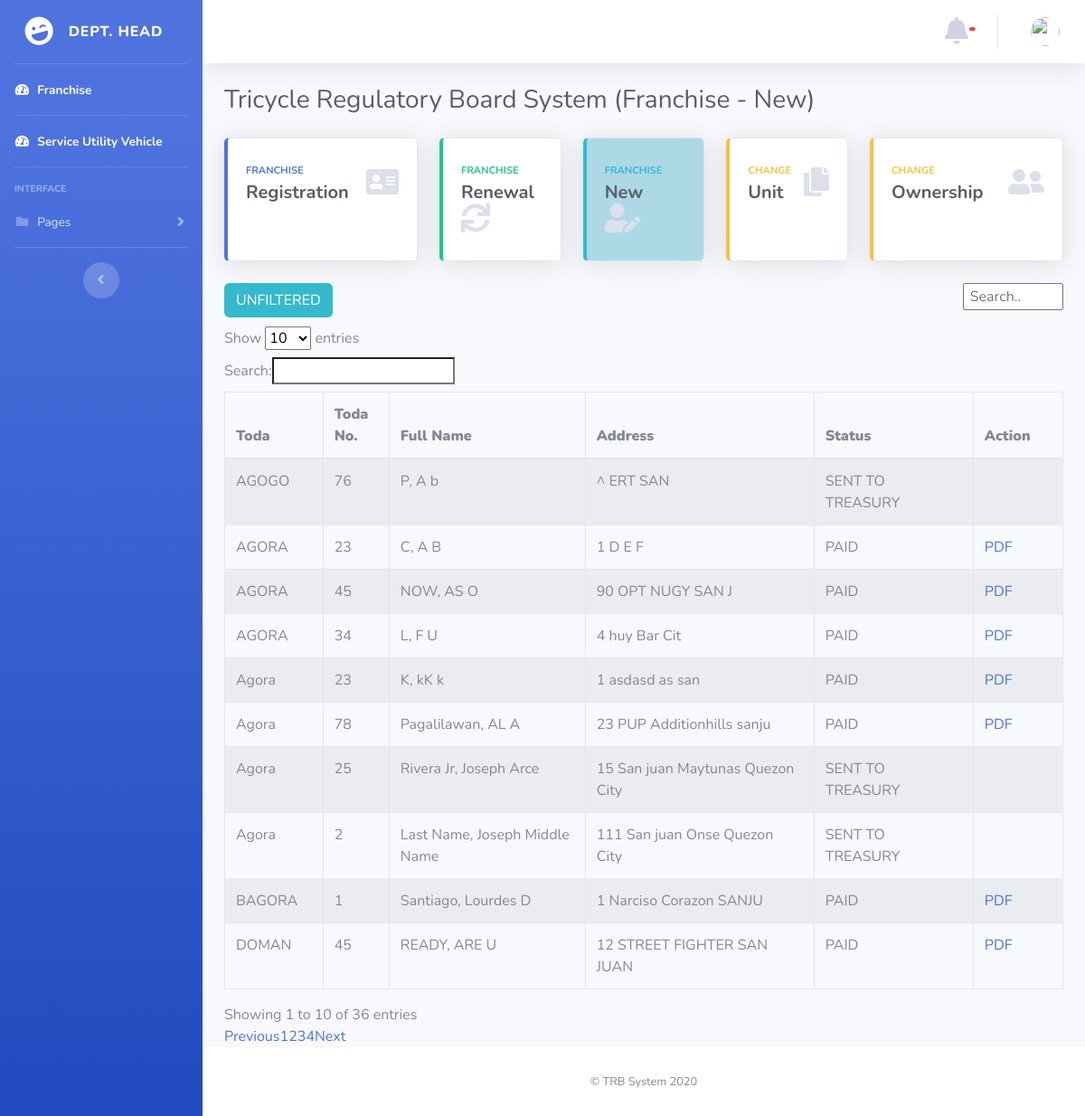
The page /admin2/index.php on the database as committed earlier.
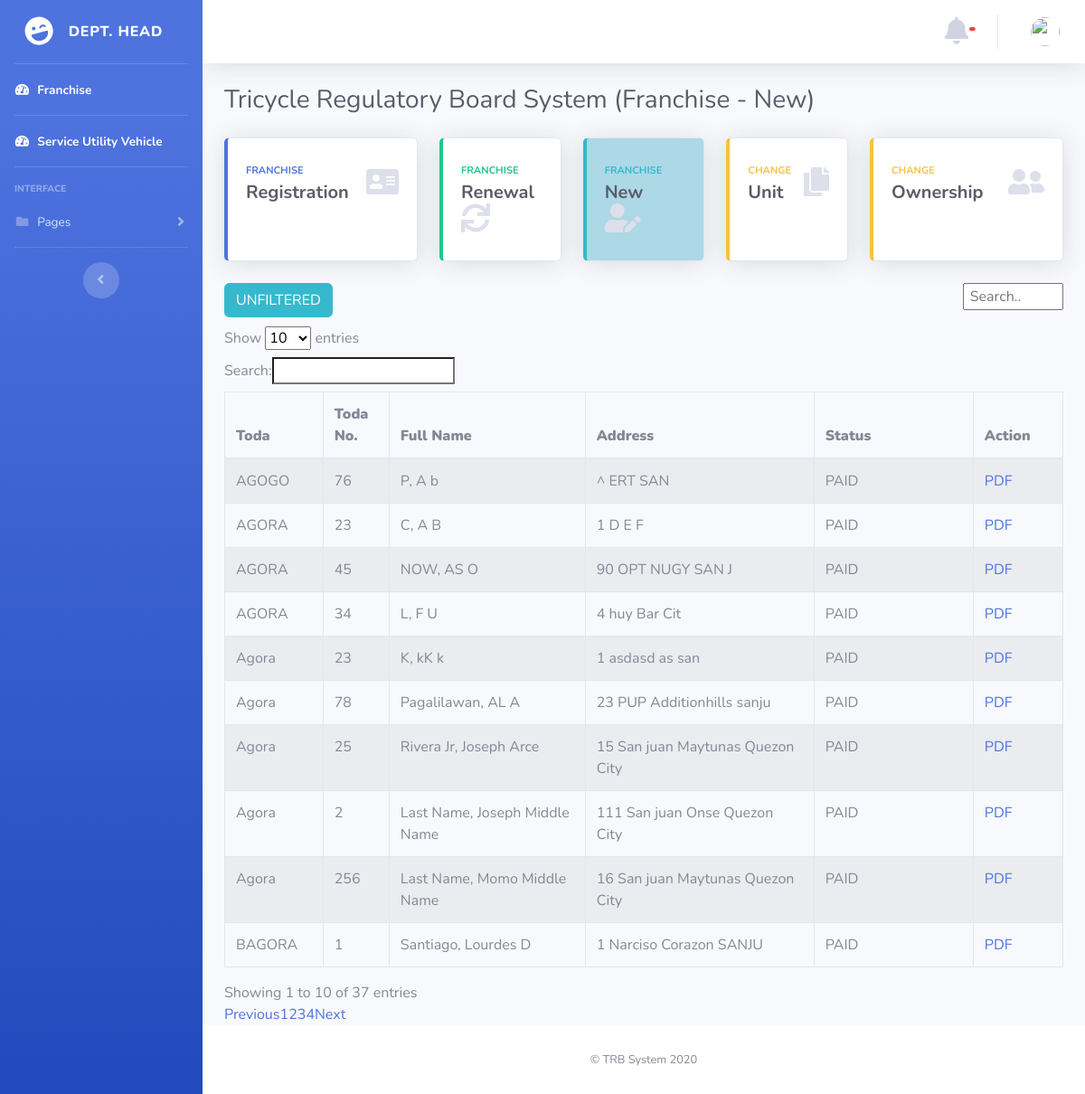
The same page on the database as committed later.
### tables this page shows
CREATE TABLE `tricycle_operator` (
  `id_no` int(11) NOT NULL,
  `first_name` varchar(25) NOT NULL,
  `middle_name` varchar(25) NOT NULL,
  `last_name` varchar(25) NOT NULL,
  `house_no` varchar(25) NOT NULL,
  `street` varchar(25) NOT NULL,
  `barangay` varchar(25) NOT NULL,
  `city` varchar(25) NOT NULL,
  `case_no` varchar(25) NOT NULL,
  `toda` varchar(25) NOT NULL,
  `toda_no` smallint(6) NOT NULL,
  `make` varchar(25) NOT NULL,
  `motor_no` varchar(25) NOT NULL,
  `chasis_no` varchar(25) NOT NULL,
  `plate_no` varchar(25) NOT NULL,
  `date` varchar(25) NOT NULL,
  `unit` smallint(6) NOT NULL,
  `status` int(6) NOT NULL,
  `seen_status` int(11) NOT NULL
);

### admin2/index.php (the view, shortened to what the changed rows need)
<!DOCTYPE html>
<html lang="en">
<head>
  <link href="../vendor/fontawesome-free/css/all.min.css" rel="stylesheet" type="text/css">
  <link href="../css/sb-admin-2.min.css" rel="stylesheet">
</head>
<body id="page-top">
  <?php require('nav.php');  ?>
        <div class="container-fluid">
          <div class="d-sm-flex align-items-center justify-content-between mb-4">
            <h1 class="h3 mb-0 text-gray-800">Tricycle Regulatory Board System (Franchise - New)</h1>
          </div>
          <div class="row">
            <div class="col-xl-3 col-md-6 mb-4">
            </div>
            <div class="col-xl-2 col-md-6 mb-4">
            </div>
            <div class="col-xl-2 col-md-6 mb-4">
            </div>
            <div class="col-xl-2 col-md-6 mb-4">
            </div>
          <div class="col-xl-3 col-md-6 mb-4">
          </div>
        </div>
             <div class="">
               <a href="index.php" class="btn btn-info" style="margin-bottom: 1%;">UNFILTERED</a>
               <input id="myInput" type="text" placeholder=" Search.." style="display: block; float: right; width: 12%;  ">
             </div>
<link rel='stylesheet' href='https://cdn.datatables.net/1.10.12/css/dataTables.bootstrap.min.css' />
          <?php
            require ("../database.php");
            $result = 'select * from tricycle_operator';
            $statement = $connection->prepare($result);
            $statement->execute();
            $payments = $statement->fetchAll(PDO::FETCH_OBJ);
            echo "<table border='1'  class='table table-striped table-bordered table-hover' id='dataTables-example' >
                            <thead>
                    <tr>
                      <th><b>Toda</b></td></th>
                      <th><b  >Toda No.</b></td></th>
                      <th><b>Full Name</b></td></th>
                      <th><b>Address</b></td></th>
                      <th><b>Status</b></td></th>
                      <th><b>Action</b></td></th>
                      </thead>
                      <tbody id = 'myTable'>
                      ";
                      foreach($payments as $package):
                        $fname= $package->first_name;
                        $mname= $package->middle_name;
                        $lname= $package->last_name;
                        $fullname= $lname  .', '. $fname .' '.$mname;
                        $house_no = $package->house_no;
                        $street = $package->street;
                        $barangay = $package->barangay;
                        $city= $package->city;
                        $full_add =  $house_no .' '. $street .' '.$barangay.' '.$city;
                        $stats= $package->status;
                        $new_stat = '';
                        $display1 ='';
                       if($stats == 1) {
                         $new_stat= "NO ORDER OF PAYMENT";
                         $display1 = "inline-block ;";
                         $display2 = "none ;";
                       }
                       else if($stats == 2) {
                         $new_stat= "SENT TO TREASURY";
                         $display1 = "none ;";
                         $display2 = "none ;";
                       }
                       else {
                         $new_stat = "PAID";
                         $display1 = "none ;";
                         $display2 = "inline-block ;";
                       }
                        echo "<tr id=".$package->id_no.">";
                        echo "<td >".$package->toda."</td>";
                        echo "<td >".$package->toda_no."</td>";
                        echo "<td >".$fullname."</td>";
                        echo "<td >".$full_add."</td>";
                        echo "<td >".$new_stat."</td>";
                        echo "<td >
                        <a href='or_payment.php?userid=".$package->id_no."' style= display:".$display1."'>CREATE  OOP</a>
                        <a href='../treasury/or_payment.php?userid=".$package->id_no."' style= display:".$display2."'>PDF </a></td>";
                        echo "</tr>";
                      endforeach;
                      echo "
                      </tbody>
                      </table>";
            ?>
        </div>
      </div>
    </div>
  </div>
</body>
</html>

Rows that differ between the two databases and show on the page:
no longer on this page (row edited): tricycle_operator: toda "DOMAN", toda_no "45", fullname "READY, ARE U", full_add "12 STREET FIGHTER SAN JUAN", status "PAID"
changed tricycle_operator "AGOGO": status "SENT TO TREASURY" → "PAID"; now shows "PDF"
changed tricycle_operator "Rivera Jr, Joseph Arce": status "SENT TO TREASURY" → "PAID"; now shows "PDF"
changed tricycle_operator "Last Name, Joseph Middle Name": status "SENT TO TREASURY" → "PAID"; now shows "PDF"
added tricycle_operator: toda "Agora", toda_no "256", fullname "Last Name, Momo Middle Name", full_add "16 San juan Maytunas Quezon City", status "PAID"
Other text that changed with them:
text written by a page script: "Show entries Search: Showing 1 to 10 of 36 entries Previous 1 2 3 4 Next" → "Show entries Search: Showing 1 to 10 of 37 entries Previous 1 2 3 4 Next"
